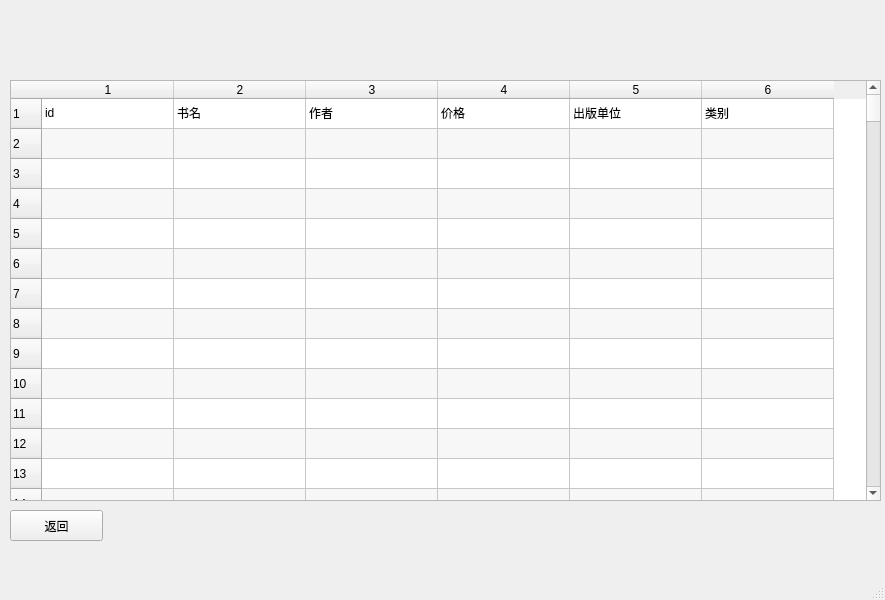
<?xml version="1.0" encoding="UTF-8"?>
<ui version="4.0">
 <class>MainWindow</class>
 <widget class="QMainWindow" name="MainWindow">
  <property name="geometry">
   <rect>
    <x>0</x>
    <y>0</y>
    <width>885</width>
    <height>600</height>
   </rect>
  </property>
  <property name="maximumSize">
   <size>
    <width>885</width>
    <height>600</height>
   </size>
  </property>
  <property name="windowTitle">
   <string>MainWindow</string>
  </property>
  <widget class="QWidget" name="centralwidget">
   <widget class="QTableWidget" name="tableWidget_2">
    <property name="geometry">
     <rect>
      <x>10</x>
      <y>80</y>
      <width>871</width>
      <height>421</height>
     </rect>
    </property>
    <property name="lineWidth">
     <number>1</number>
    </property>
    <property name="midLineWidth">
     <number>0</number>
    </property>
    <property name="editTriggers">
     <set>QAbstractItemView::NoEditTriggers</set>
    </property>
    <property name="dragDropOverwriteMode">
     <bool>true</bool>
    </property>
    <property name="alternatingRowColors">
     <bool>true</bool>
    </property>
    <property name="showGrid">
     <bool>true</bool>
    </property>
    <property name="gridStyle">
     <enum>Qt::CustomDashLine</enum>
    </property>
    <property name="sortingEnabled">
     <bool>true</bool>
    </property>
    <property name="wordWrap">
     <bool>true</bool>
    </property>
    <property name="cornerButtonEnabled">
     <bool>true</bool>
    </property>
    <property name="rowCount">
     <number>1000</number>
    </property>
    <property name="columnCount">
     <number>6</number>
    </property>
    <attribute name="horizontalHeaderDefaultSectionSize">
     <number>132</number>
    </attribute>
    <attribute name="horizontalHeaderHighlightSections">
     <bool>true</bool>
    </attribute>
    <attribute name="horizontalHeaderMinimumSectionSize">
     <number>30</number>
    </attribute>
    <attribute name="verticalHeaderVisible">
     <bool>true</bool>
    </attribute>
    <attribute name="verticalHeaderHighlightSections">
     <bool>true</bool>
    </attribute>
    <attribute name="verticalHeaderShowSortIndicator" stdset="0">
     <bool>false</bool>
    </attribute>
    <attribute name="verticalHeaderStretchLastSection">
     <bool>false</bool>
    </attribute>
    <row/>
    <row/>
    <row/>
    <row/>
    <row/>
    <row/>
    <row/>
    <row/>
    <row/>
    <row/>
    <row/>
    <row/>
    <row/>
    <row/>
    <row/>
    <row/>
    <row/>
    <row/>
    <row/>
    <row/>
    <row/>
    <row/>
    <row/>
    <row/>
    <row/>
    <row/>
    <row/>
    <row/>
    <row/>
    <row/>
    <row/>
    <row/>
    <row/>
    <row/>
    <row/>
    <row/>
    <row/>
    <row/>
    <row/>
    <row/>
    <row/>
    <row/>
    <row/>
    <row/>
    <row/>
    <row/>
    <row/>
    <row/>
    <row/>
    <row/>
    <row/>
    <row/>
    <row/>
    <row/>
    <row/>
    <row/>
    <row/>
    <row/>
    <row/>
    <row/>
    <row/>
    <row/>
    <row/>
    <row/>
    <row/>
    <row/>
    <row/>
    <row/>
    <row/>
    <row/>
    <row/>
    <row/>
    <row/>
    <row/>
    <row/>
    <row/>
    <row/>
    <row/>
    <row/>
    <row/>
    <row/>
    <row/>
    <row/>
    <row/>
    <row/>
    <row/>
    <row/>
    <row/>
    <row/>
    <row/>
    <row/>
    <row/>
    <row/>
    <row/>
    <row/>
    <row/>
    <row/>
    <row/>
    <row/>
    <row/>
    <row/>
    <row/>
    <row/>
    <row/>
    <row/>
    <row/>
    <row/>
    <row/>
    <row/>
    <row/>
    <row/>
    <row/>
    <row/>
    <row/>
    <row/>
    <row/>
    <row/>
    <row/>
    <row/>
    <row/>
    <row/>
    <row/>
    <row/>
    <row/>
    <row/>
    <row/>
    <row/>
    <row/>
    <row/>
    <row/>
    <row/>
    <row/>
    <row/>
    <row/>
    <row/>
    <row/>
    <row/>
    <row/>
    <row/>
    <row/>
    <row/>
    <row/>
    <row/>
    <row/>
    <row/>
    <row/>
    <row/>
    <row/>
    <row/>
    <row/>
    <row/>
    <row/>
    <row/>
    <row/>
    <row/>
    <row/>
    <row/>
    <row/>
    <row/>
    <row/>
    <row/>
    <row/>
    <row/>
    <row/>
    <row/>
    <row/>
    <row/>
    <row/>
    <row/>
    <row/>
    <row/>
    <row/>
    <row/>
    <row/>
    <row/>
    <row/>
    <row/>
    <row/>
    <row/>
    <row/>
    <row/>
    <row/>
    <row/>
    <row/>
    <row/>
    <row/>
    <row/>
    <row/>
    <row/>
    <row/>
    <row/>
    <row/>
    <row/>
    <row/>
    <row/>
    <row/>
    <row/>
    <row/>
    <row/>
    <row/>
    <row/>
    <row/>
    <row/>
    <row/>
    <row/>
    <row/>
    <row/>
    <row/>
    <row/>
    <row/>
    <row/>
    <row/>
    <row/>
    <row/>
    <row/>
    <row/>
    <row/>
    <row/>
    <row/>
    <row/>
    <row/>
    <row/>
    <row/>
    <row/>
    <row/>
    <row/>
    <row/>
    <row/>
    <row/>
    <row/>
    <row/>
    <row/>
    <row/>
    <row/>
    <row/>
    <row/>
    <row/>
    <row/>
    <row/>
    <row/>
    <row/>
    <row/>
    <row/>
    <row/>
    <row/>
    <row/>
    <row/>
    <row/>
    <row/>
    <row/>
    <row/>
    <row/>
    <row/>
    <row/>
    <row/>
    <row/>
    <row/>
    <row/>
    <row/>
    <row/>
    <row/>
    <row/>
    <row/>
    <row/>
    <row/>
    <row/>
    <row/>
    <row/>
    <row/>
    <row/>
    <row/>
    <row/>
    <row/>
    <row/>
    <row/>
    <row/>
    <row/>
    <row/>
    <row/>
    <row/>
    <row/>
    <row/>
    <row/>
    <row/>
    <row/>
    <row/>
    <row/>
    <row/>
    <row/>
    <row/>
    <row/>
    <row/>
    <row/>
    <row/>
    <row/>
    <row/>
    <row/>
    <row/>
    <row/>
    <row/>
    <row/>
    <row/>
    <row/>
    <row/>
    <row/>
    <row/>
    <row/>
    <row/>
    <row/>
    <row/>
    <row/>
    <row/>
    <row/>
    <row/>
    <row/>
    <row/>
    <row/>
    <row/>
    <row/>
    <row/>
    <row/>
    <row/>
    <row/>
    <row/>
    <row/>
    <row/>
    <row/>
    <row/>
    <row/>
    <row/>
    <row/>
    <row/>
    <row/>
    <row/>
    <row/>
    <row/>
    <row/>
    <row/>
    <row/>
    <row/>
    <row/>
    <row/>
    <row/>
    <row/>
    <row/>
    <row/>
    <row/>
    <row/>
    <row/>
    <row/>
    <row/>
    <row/>
    <row/>
    <row/>
    <row/>
    <row/>
    <row/>
    <row/>
    <row/>
    <row/>
    <row/>
    <row/>
    <row/>
    <row/>
    <row/>
    <row/>
    <row/>
    <row/>
    <row/>
    <row/>
    <row/>
    <row/>
    <row/>
    <row/>
    <row/>
    <row/>
    <row/>
    <row/>
    <row/>
    <row/>
    <row/>
    <row/>
    <row/>
    <row/>
    <row/>
    <row/>
    <row/>
    <row/>
    <row/>
    <row/>
    <row/>
    <row/>
    <row/>
    <row/>
    <row/>
    <row/>
    <row/>
    <row/>
    <row/>
    <row/>
    <row/>
    <row/>
    <row/>
    <row/>
    <row/>
    <row/>
    <row/>
    <row/>
    <row/>
    <row/>
    <row/>
    <row/>
    <row/>
    <row/>
    <row/>
    <row/>
    <row/>
    <row/>
    <row/>
    <row/>
    <row/>
    <row/>
    <row/>
    <row/>
    <row/>
    <row/>
    <row/>
    <row/>
    <row/>
    <row/>
    <row/>
    <row/>
    <row/>
    <row/>
    <row/>
    <row/>
    <row/>
    <row/>
    <row/>
    <row/>
    <row/>
    <row/>
    <row/>
    <row/>
    <row/>
    <row/>
    <row/>
    <row/>
    <row/>
    <row/>
    <row/>
    <row/>
    <row/>
    <row/>
    <row/>
    <row/>
    <row/>
    <row/>
    <row/>
    <row/>
    <row/>
    <row/>
    <row/>
    <row/>
    <row/>
    <row/>
    <row/>
    <row/>
    <row/>
    <row/>
    <row/>
    <row/>
    <row/>
    <row/>
    <row/>
    <row/>
    <row/>
    <row/>
    <row/>
    <row/>
    <row/>
    <row/>
    <row/>
    <row/>
    <row/>
    <row/>
    <row/>
    <row/>
    <row/>
    <row/>
    <row/>
    <row/>
    <row/>
    <row/>
    <row/>
    <row/>
    <row/>
    <row/>
    <row/>
    <row/>
    <row/>
    <row/>
    <row/>
    <row/>
    <row/>
    <row/>
    <row/>
    <row/>
    <row/>
    <row/>
    <row/>
    <row/>
    <row/>
    <row/>
    <row/>
    <row/>
    <row/>
    <row/>
    <row/>
    <row/>
    <row/>
    <row/>
    <row/>
    <row/>
    <row/>
    <row/>
    <row/>
    <row/>
    <row/>
    <row/>
    <row/>
    <row/>
    <row/>
    <row/>
    <row/>
    <row/>
    <row/>
    <row/>
    <row/>
    <row/>
    <row/>
    <row/>
    <row/>
    <row/>
    <row/>
    <row/>
    <row/>
    <row/>
    <row/>
    <row/>
    <row/>
    <row/>
    <row/>
    <row/>
    <row/>
    <row/>
    <row/>
    <row/>
    <row/>
    <row/>
    <row/>
    <row/>
    <row/>
    <row/>
    <row/>
    <row/>
    <row/>
    <row/>
    <row/>
    <row/>
    <row/>
    <row/>
    <row/>
    <row/>
    <row/>
    <row/>
    <row/>
    <row/>
    <row/>
    <row/>
    <row/>
    <row/>
    <row/>
    <row/>
    <row/>
    <row/>
    <row/>
    <row/>
    <row/>
    <row/>
    <row/>
    <row/>
    <row/>
    <row/>
    <row/>
    <row/>
    <row/>
    <row/>
    <row/>
    <row/>
    <row/>
    <row/>
    <row/>
    <row/>
    <row/>
    <row/>
    <row/>
    <row/>
    <row/>
    <row/>
    <row/>
    <row/>
    <row/>
    <row/>
    <row/>
    <row/>
    <row/>
    <row/>
    <row/>
    <row/>
    <row/>
    <row/>
    <row/>
    <row/>
    <row/>
    <row/>
    <row/>
    <row/>
    <row/>
    <row/>
    <row/>
    <row/>
    <row/>
    <row/>
    <row/>
    <row/>
    <row/>
    <row/>
    <row/>
    <row/>
    <row/>
    <row/>
    <row/>
    <row/>
    <row/>
    <row/>
    <row/>
    <row/>
    <row/>
    <row/>
    <row/>
    <row/>
    <row/>
    <row/>
    <row/>
    <row/>
    <row/>
    <row/>
    <row/>
    <row/>
    <row/>
    <row/>
    <row/>
    <row/>
    <row/>
    <row/>
    <row/>
    <row/>
    <row/>
    <row/>
    <row/>
    <row/>
    <row/>
    <row/>
    <row/>
    <row/>
    <row/>
    <row/>
    <row/>
    <row/>
    <row/>
    <row/>
    <row/>
    <row/>
    <row/>
    <row/>
    <row/>
    <row/>
    <row/>
    <row/>
    <row/>
    <row/>
    <row/>
    <row/>
    <row/>
    <row/>
    <row/>
    <row/>
    <row/>
    <row/>
    <row/>
    <row/>
    <row/>
    <row/>
    <row/>
    <row/>
    <row/>
    <row/>
    <row/>
    <row/>
    <row/>
    <row/>
    <row/>
    <row/>
    <row/>
    <row/>
    <row/>
    <row/>
    <row/>
    <row/>
    <row/>
    <row/>
    <row/>
    <row/>
    <row/>
    <row/>
    <row/>
    <row/>
    <row/>
    <row/>
    <row/>
    <row/>
    <row/>
    <row/>
    <row/>
    <row/>
    <row/>
    <row/>
    <row/>
    <row/>
    <row/>
    <row/>
    <row/>
    <row/>
    <row/>
    <row/>
    <row/>
    <row/>
    <row/>
    <row/>
    <row/>
    <row/>
    <row/>
    <row/>
    <row/>
    <row/>
    <row/>
    <row/>
    <row/>
    <row/>
    <row/>
    <row/>
    <row/>
    <row/>
    <row/>
    <row/>
    <row/>
    <row/>
    <row/>
    <row/>
    <row/>
    <row/>
    <row/>
    <row/>
    <row/>
    <row/>
    <row/>
    <row/>
    <row/>
    <row/>
    <row/>
    <row/>
    <row/>
    <row/>
    <row/>
    <row/>
    <row/>
    <row/>
    <row/>
    <row/>
    <row/>
    <row/>
    <row/>
    <row/>
    <row/>
    <row/>
    <row/>
    <row/>
    <row/>
    <row/>
    <row/>
    <row/>
    <row/>
    <row/>
    <row/>
    <row/>
    <row/>
    <row/>
    <row/>
    <row/>
    <row/>
    <row/>
    <row/>
    <row/>
    <row/>
    <row/>
    <row/>
    <row/>
    <row/>
    <row/>
    <row/>
    <row/>
    <row/>
    <row/>
    <row/>
    <row/>
    <row/>
    <row/>
    <row/>
    <row/>
    <row/>
    <row/>
    <row/>
    <row/>
    <row/>
    <row/>
    <row/>
    <row/>
    <row/>
    <row/>
    <row/>
    <row/>
    <row/>
    <row/>
    <row/>
    <row/>
    <row/>
    <row/>
    <row/>
    <row/>
    <row/>
    <row/>
    <row/>
    <row/>
    <row/>
    <row/>
    <row/>
    <row/>
    <row/>
    <row/>
    <row/>
    <row/>
    <row/>
    <row/>
    <row/>
    <row/>
    <row/>
    <row/>
    <row/>
    <row/>
    <row/>
    <row/>
    <row/>
    <row/>
    <row/>
    <row/>
    <row/>
    <row/>
    <row/>
    <row/>
    <row/>
    <row/>
    <row/>
    <row/>
    <row/>
    <row/>
    <row/>
    <row/>
    <row/>
    <row/>
    <row/>
    <row/>
    <row/>
    <row/>
    <row/>
    <row/>
    <row/>
    <row/>
    <row/>
    <row/>
    <row/>
    <row/>
    <row/>
    <row/>
    <row/>
    <row/>
    <row/>
    <row/>
    <row/>
    <row/>
    <row/>
    <row/>
    <row/>
    <row/>
    <row/>
    <row/>
    <row/>
    <row/>
    <row/>
    <row/>
    <row/>
    <row/>
    <row/>
    <row/>
    <row/>
    <row/>
    <row/>
    <row/>
    <row/>
    <row/>
    <row/>
    <row/>
    <row/>
    <row/>
    <row/>
    <row/>
    <row/>
    <row/>
    <row/>
    <row/>
    <row/>
    <row/>
    <row/>
    <row/>
    <row/>
    <row/>
    <row/>
    <row/>
    <row/>
    <row/>
    <row/>
    <row/>
    <row/>
    <row/>
    <row/>
    <row/>
    <row/>
    <row/>
    <row/>
    <row/>
    <row/>
    <row/>
    <row/>
    <row/>
    <row/>
    <row/>
    <row/>
    <row/>
    <row/>
    <row/>
    <row/>
    <row/>
    <row/>
    <row/>
    <row/>
    <row/>
    <row/>
    <row/>
    <row/>
    <row/>
    <row/>
    <row/>
    <row/>
    <row/>
    <row/>
    <row/>
    <row/>
    <row/>
    <row/>
    <row/>
    <row/>
    <row/>
    <row/>
    <row/>
    <row/>
    <row/>
    <row/>
    <row/>
    <row/>
    <row/>
    <column/>
    <column/>
    <column/>
    <column/>
    <column/>
    <column/>
    <item row="0" column="0">
     <property name="text">
      <string>id</string>
     </property>
    </item>
    <item row="0" column="1">
     <property name="text">
      <string>书名</string>
     </property>
    </item>
    <item row="0" column="2">
     <property name="text">
      <string>作者</string>
     </property>
    </item>
    <item row="0" column="3">
     <property name="text">
      <string>价格</string>
     </property>
    </item>
    <item row="0" column="4">
     <property name="text">
      <string>出版单位</string>
     </property>
    </item>
    <item row="0" column="5">
     <property name="text">
      <string>类别</string>
     </property>
    </item>
   </widget>
   <widget class="QPushButton" name="pushButton">
    <property name="geometry">
     <rect>
      <x>10</x>
      <y>510</y>
      <width>93</width>
      <height>31</height>
     </rect>
    </property>
    <property name="text">
     <string>返回</string>
    </property>
   </widget>
  </widget>
  <widget class="QMenuBar" name="menubar">
   <property name="geometry">
    <rect>
     <x>0</x>
     <y>0</y>
     <width>885</width>
     <height>26</height>
    </rect>
   </property>
  </widget>
  <widget class="QStatusBar" name="statusbar"/>
 </widget>
 <resources/>
 <connections/>
</ui>
